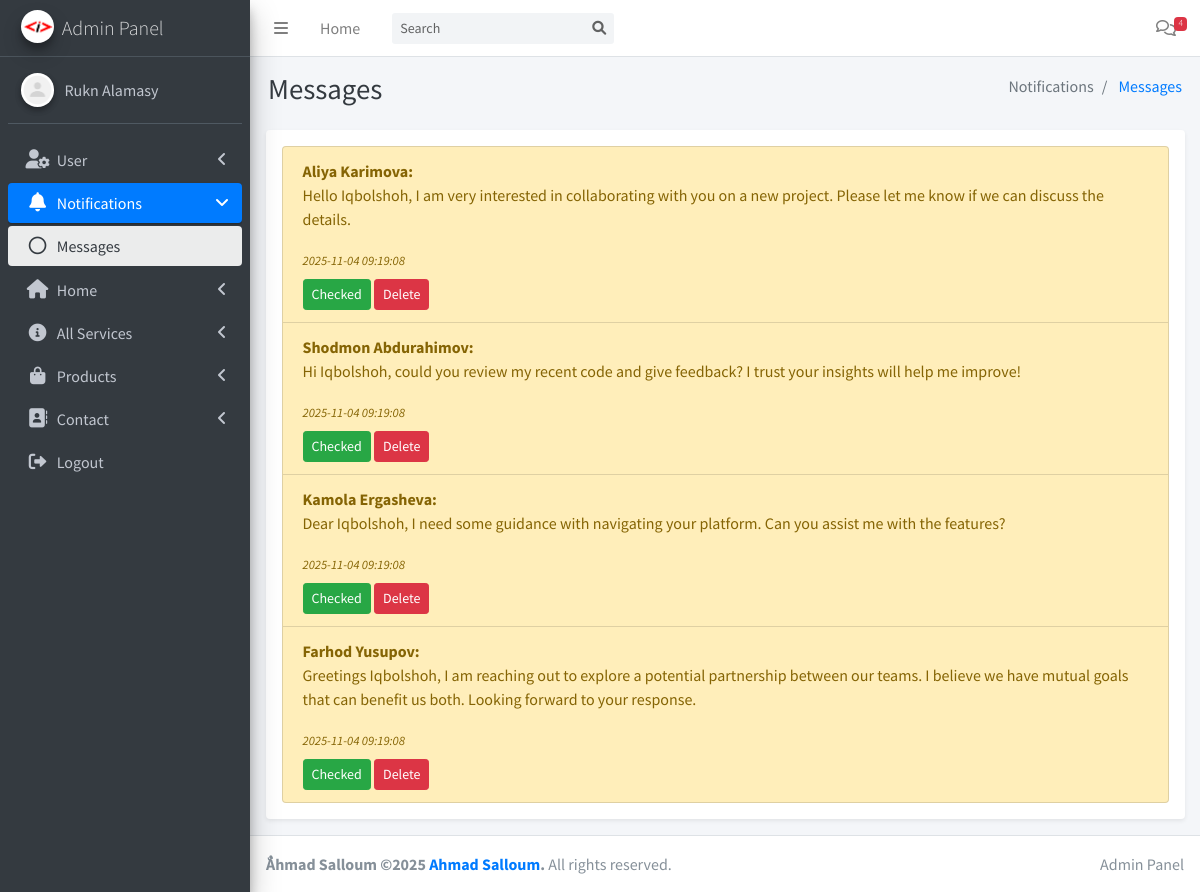
Page /admin/messages.php (signed in) on the committed database.
### tables this page shows
CREATE TABLE `messages` (
  `id` int(11) NOT NULL,
  `name` varchar(255) NOT NULL,
  `email` varchar(255) NOT NULL,
  `subject` varchar(255) NOT NULL,
  `message` text NOT NULL,
  `status` enum('no_checked','checked') DEFAULT 'no_checked',
  `created_at` timestamp NOT NULL DEFAULT current_timestamp()
);

### config.php (called while the page is built, shortened)
<?php
class Database
{
    private $conn;
    public function __construct()
    {
        $servername = "localhost";
        $username = "root";
        $password = "";
        $dbname = "business_website";
        $this->conn = new mysqli($servername, $username, $password, $dbname);
    }
    public function executeQuery($sql)
    {
        $result = $this->conn->query($sql);
        return $result;
    }
    public function select($table, $columns = "*", $condition = "")
    {
        $sql = "SELECT $columns FROM $table $condition";
        return $this->executeQuery($sql)->fetch_all(MYSQLI_ASSOC);
    }
}

### admin/check.php (called while the page is built, shortened)
<?php
include '../config.php';
$query = new Database();

### admin/messages.php (the view, shortened to what this page needs)
<?php include 'check.php'; ?>
<?php
$messages = $query->select('messages', '*');
?>
<!DOCTYPE html>
<html lang="en">
<head>
    <?php include 'includes/css.php'; ?>
</head>
<body class="hold-transition sidebar-mini">
    <div class="wrapper">
        <?php include 'includes/header.php' ?>
        <div class="content-wrapper">
            <section class="content">
                <div class="container-fluid">
                    <div class="row">
                        <div class="col-12">
                            <div class="card p-3 shadow-sm">
                                <?php if (count($messages) === 0): ?>
                                    <p class="no-message">No messages available.</p>
                                <?php else: ?>
                                    <ul class="list-group">
                                        <?php foreach ($messages as $message): ?>
                                            <li class="list-group-item <?php echo ($message['status'] == 'no_checked') ? 'list-group-item-warning' : ''; ?>">
                                                <strong><?php echo htmlspecialchars($message['name']); ?>:</strong>
                                                <p><?php echo htmlspecialchars($message['message']); ?></p>
                                                <small><em><?php echo htmlspecialchars($message['created_at']); ?></em></small>
                                                <div class="mt-2">
                                                    <?php if ($message['status'] == 'no_checked'): ?>
                                                        <button class="btn btn-success btn-sm check-message" data-id="<?php echo $message['id']; ?>">Checked</button>
                                                    <?php endif; ?>
                                                    <button class="btn btn-danger btn-sm delete-message" data-id="<?php echo $message['id']; ?>">Delete</button>
                                                </div>
                                            </li>
                                        <?php endforeach; ?>
                                    </ul>
                                <?php endif; ?>
                            </div>
                        </div>
                    </div>
                </div>
            </section>
        </div>
        <?php include 'includes/footer.php'; ?>
    </div>
</body>
</html>

### rows in the picture
messages: name "Aliya Karimova", message "Hello Iqbolshoh, I am very interested in collaborating with you on a new project. Please let me know if we can discuss the details.", created_at "2025-11-04 09:19:08"
messages: name "Shodmon Abdurahimov", message "Hi Iqbolshoh, could you review my recent code and give feedback? I trust your insights will help me improve!", created_at "2025-11-04 09:19:08"
messages: name "Kamola Ergasheva", message "Dear Iqbolshoh, I need some guidance with navigating your platform. Can you assist me with the features?", created_at "2025-11-04 09:19:08"
messages: name "Farhod Yusupov", message "Greetings Iqbolshoh, I am reaching out to explore a potential partnership between our teams. I believe we have mutual goals that can benefit us both. Looking forward to your response.", created_at "2025-11-04 09:19:08"

### other values in the picture
$message_count "4"
$pageTitle "Messages"
$item['title'] "Notifications"
$item['title'] "Messages"
$menuItem['menuTitle'] "User"
$menuItem['menuTitle'] "Notifications"
$page['title'] "Messages"
$menuItem['menuTitle'] "Home"
$menuItem['menuTitle'] "All Services"
$menuItem['menuTitle'] "Products"
$menuItem['menuTitle'] "Contact"
